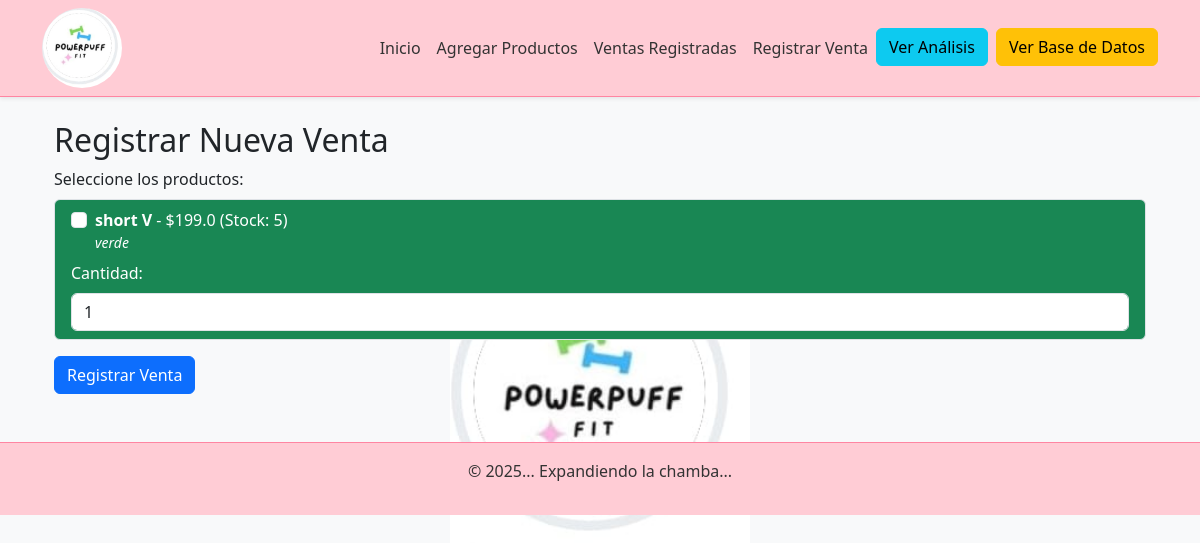
The app's page /venta/nueva with its own data.
### app/models.py (models this page shows, shortened)
class Producto(db.Model):
    __tablename__ = 'producto'
    id = db.Column(db.Integer, primary_key=True)
    nombre = db.Column(db.String(100), nullable=False)
    descripcion = db.Column(db.String(200))
    precio = db.Column(db.Float, nullable=False)
    cantidad = db.Column(db.Integer, nullable=False)
    categoria = db.Column(db.String(50), nullable=False)
    activo = db.Column(db.Boolean, default=True)
    fecha_registro = db.Column(db.DateTime, default=datetime.utcnow)
    movimientos = db.relationship('MovimientoInventario', back_populates='producto', cascade="all, delete-orphan")
    ventas = db.relationship('VentaProducto', back_populates='producto', cascade="all, delete-orphan")  # <-- Agregar esta línea

### app/routes.py (the view, shortened to what this page needs)
@routes.route('/venta/nueva', methods=['GET', 'POST'])
def nueva_venta():
    try:
        productos = Producto.query.filter_by(activo=True).all()
        return render_template('nueva_venta.html', productos=productos)
    except Exception as e:
        logging.error(f"Error en nueva_venta: {str(e)}")
        flash("Ocurrió un error al procesar la venta. Por favor, inténtalo de nuevo.", "danger")
        return redirect(url_for('routes.nueva_venta'))

### app/templates/nueva_venta.html (shortened to what this page needs)
{% extends "base.html" %}
{% block content %}
<div class="container mt-4">
    <h2>Registrar Nueva Venta</h2>
    <form id="ventaForm" method="POST">
        <div class="mb-3">
            <label class="form-label">Seleccione los productos:</label>
            <div class="list-group">
                {% for producto in productos %}
                    {% set color = "bg-success text-white" if producto.cantidad >= 4 else "bg-warning text-dark" if producto.cantidad > 1 else "bg-danger text-white" %}
                    <div class="list-group-item {{ color }}">
                        <div class="form-check">
                            <input class="form-check-input producto-checkbox" type="checkbox" name="productos" value="{{ producto.id }}" id="producto{{ producto.id }}" data-precio="{{ producto.precio }}" data-nombre="{{ producto.nombre }}">
                            <label class="form-check-label" for="producto{{ producto.id }}">
                                <strong>{{ producto.nombre }}</strong> - ${{ producto.precio }} (Stock: {{ producto.cantidad }})
                            </label>
                            <p class="small mb-1"><em>{{ producto.descripcion }}</em></p>
                        </div>
                        <div class="mt-2">
                            <label for="cantidad_{{ producto.id }}" class="form-label">Cantidad:</label>
                            <input type="number" class="form-control cantidad-input" id="cantidad_{{ producto.id }}" name="cantidad_{{ producto.id }}" value="1" min="1" max="{{ producto.cantidad }}">
                        </div>
                    </div>
                {% endfor %}
            </div>
        </div>
        <button type="button" class="btn btn-primary" onclick="mostrarResumen()">Registrar Venta</button>
    </form>
</div>
{% endblock %}

### records on screen
Producto: nombre "short V", precio "199.0", cantidad "5", descripcion "verde", id "1"
